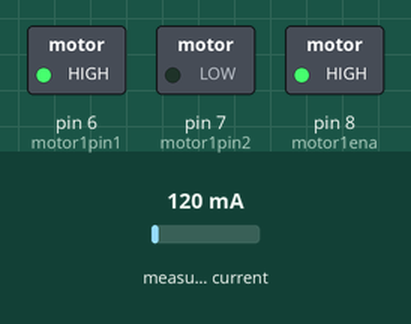
Bench run of a sketch on a simulated Arduino Uno, built with avr-gcc and run on an emulated ATmega328P. On the bench: switched loads named in the sketch (green lamp = pin HIGH). The test bench sets the inputs (shaded band); at power-on: measured current 120 mA. What the sketch prints to the serial monitor is not drawn.

Above: at 0.1 s.
Timing chart, 0 to 1.6 s (numbered marks = the images above):
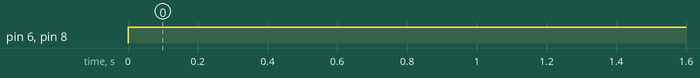

The sketch:

dc_motor_current_monitor.ino
```cpp
/*
 * Current Sensor Sample Code: https://learn.adafruit.com/adafruit-ina219-current-sensor-breakout/arduino-code
 * Current Sensor Library: INA219
 *
 */


#include <Wire.h>
#include <Adafruit_INA219.h>

Adafruit_INA219 ina219; //Init current sensor, A4 to SDA, A5 to SCL

int motor1pin1 = 6; //Init motor pins
int motor1pin2 = 7;
int motor1ena = 8;
float current_mA = 0;

void setup() {
  Serial.begin(9600);

  uint32_t currentFrequency;

  if (! ina219.begin()) {
    Serial.println("Failed to find INA219 chip");
    while (1) { delay(10); }
  }

  pinMode(motor1pin1, OUTPUT);
  pinMode(motor1pin2, OUTPUT);
  pinMode(motor1ena, OUTPUT);

}

void loop() {
  //Controlling speed (0 = off and 255 = max speed):
  analogWrite(motor1ena, 255); //ENA pin

  //Controlling spin direction of motors
  digitalWrite(motor1pin1, HIGH);
  digitalWrite(motor1pin2, LOW);

  current_mA = ina219.getCurrent_mA();
  Serial.print("Current:       "); Serial.print(current_mA); Serial.println(" mA");
  delay(100);


//  digitalWrite(motor1pin1, LOW);
//  digitalWrite(motor1pin2, HIGH);
}
```

Measured:
- by itself, pin 6 (motor1pin1), pin 8 (motor1ena): LOW → HIGH at 0.00 s
